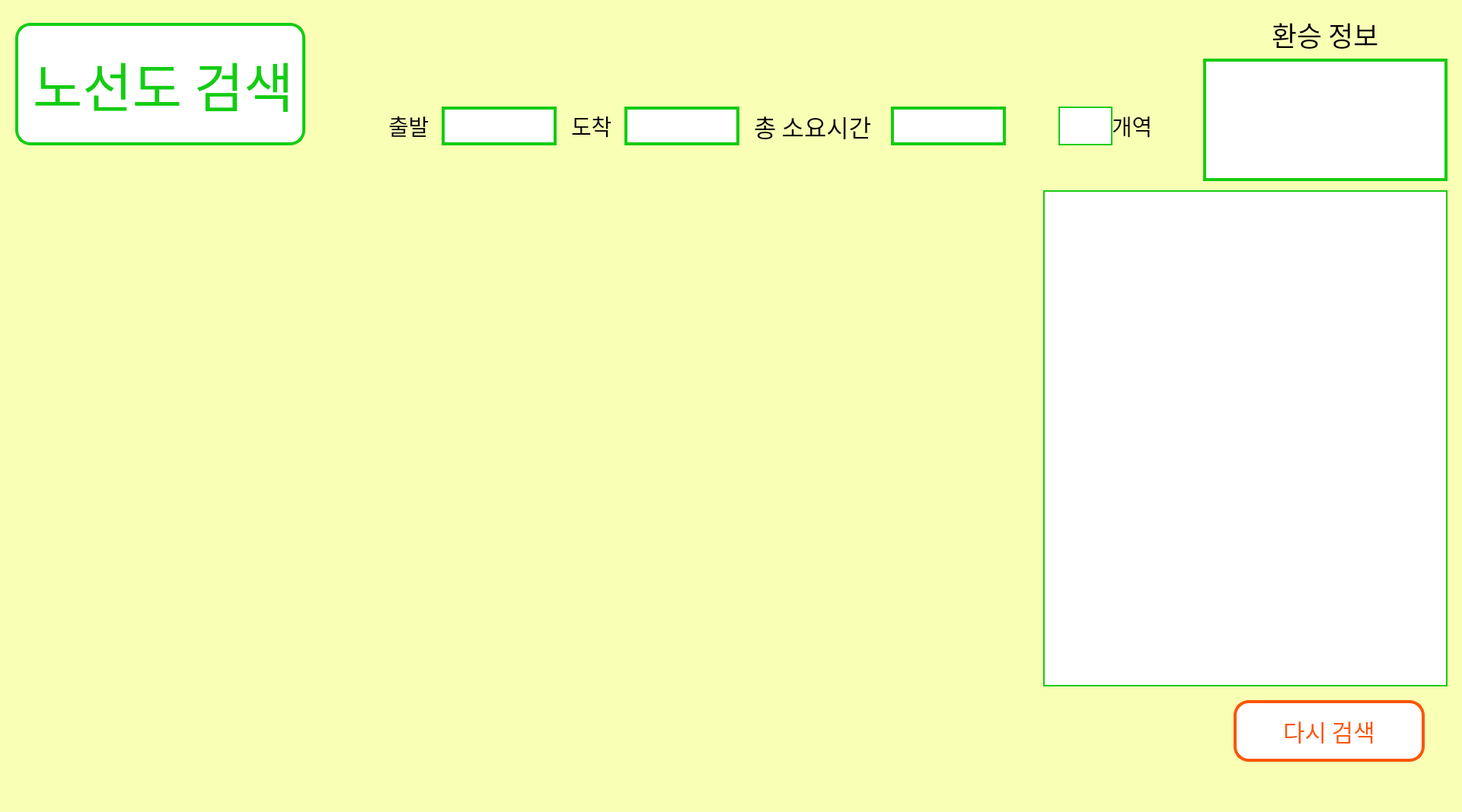
<?xml version="1.0" encoding="UTF-8"?>
<ui version="4.0">
 <class>Form</class>
 <widget class="QWidget" name="Form">
  <property name="geometry">
   <rect>
    <x>0</x>
    <y>0</y>
    <width>1920</width>
    <height>1067</height>
   </rect>
  </property>
  <property name="font">
   <font>
    <family>Arial</family>
    <pointsize>18</pointsize>
   </font>
  </property>
  <property name="windowTitle">
   <string>Form</string>
  </property>
  <property name="styleSheet">
   <string notr="true">
background-color: rgba(249, 255, 181, 250);
</string>
  </property>
  <widget class="QLabel" name="label">
   <property name="geometry">
    <rect>
     <x>20</x>
     <y>30</y>
     <width>381</width>
     <height>161</height>
    </rect>
   </property>
   <property name="font">
    <font>
     <family>오뮤 다예쁨체</family>
     <pointsize>53</pointsize>
    </font>
   </property>
   <property name="styleSheet">
    <string notr="true">color: rgb(20, 204, 20);
qproperty-alignment: 'AlignCenter';
border: 4px solid rgb(20, 204, 20);
border-radius: 20px;
background-color: white;</string>
   </property>
   <property name="text">
    <string>노선도 검색</string>
   </property>
  </widget>
  <widget class="QLabel" name="label_2">
   <property name="geometry">
    <rect>
     <x>1670</x>
     <y>20</y>
     <width>161</width>
     <height>51</height>
    </rect>
   </property>
   <property name="font">
    <font>
     <family>오뮤 다예쁨체</family>
     <pointsize>27</pointsize>
     <underline>false</underline>
    </font>
   </property>
   <property name="styleSheet">
    <string notr="true">color: rgb(0, 0, 0);

</string>
   </property>
   <property name="text">
    <string>환승 정보 </string>
   </property>
  </widget>
  <widget class="QLabel" name="label_3">
   <property name="geometry">
    <rect>
     <x>990</x>
     <y>140</y>
     <width>181</width>
     <height>51</height>
    </rect>
   </property>
   <property name="font">
    <font>
     <family>오뮤 다예쁨체</family>
     <pointsize>24</pointsize>
     <underline>false</underline>
    </font>
   </property>
   <property name="styleSheet">
    <string notr="true">
color: rgb(0, 0, 0);
qproperty-alignment: 'AlignCenter';</string>
   </property>
   <property name="text">
    <string>총 소요시간</string>
   </property>
  </widget>
  <widget class="QListWidget" name="lw_trans">
   <property name="geometry">
    <rect>
     <x>1580</x>
     <y>77</y>
     <width>321</width>
     <height>161</height>
    </rect>
   </property>
   <property name="palette">
    <palette>
     <active>
      <colorrole role="WindowText">
       <brush brushstyle="SolidPattern">
        <color alpha="255">
         <red>0</red>
         <green>0</green>
         <blue>0</blue>
        </color>
       </brush>
      </colorrole>
      <colorrole role="Button">
       <brush brushstyle="SolidPattern">
        <color alpha="255">
         <red>255</red>
         <green>255</green>
         <blue>255</blue>
        </color>
       </brush>
      </colorrole>
      <colorrole role="Text">
       <brush brushstyle="SolidPattern">
        <color alpha="255">
         <red>0</red>
         <green>0</green>
         <blue>0</blue>
        </color>
       </brush>
      </colorrole>
      <colorrole role="ButtonText">
       <brush brushstyle="SolidPattern">
        <color alpha="255">
         <red>0</red>
         <green>0</green>
         <blue>0</blue>
        </color>
       </brush>
      </colorrole>
      <colorrole role="Base">
       <brush brushstyle="SolidPattern">
        <color alpha="255">
         <red>255</red>
         <green>255</green>
         <blue>255</blue>
        </color>
       </brush>
      </colorrole>
      <colorrole role="Window">
       <brush brushstyle="SolidPattern">
        <color alpha="255">
         <red>255</red>
         <green>255</green>
         <blue>255</blue>
        </color>
       </brush>
      </colorrole>
     </active>
     <inactive>
      <colorrole role="WindowText">
       <brush brushstyle="SolidPattern">
        <color alpha="255">
         <red>0</red>
         <green>0</green>
         <blue>0</blue>
        </color>
       </brush>
      </colorrole>
      <colorrole role="Button">
       <brush brushstyle="SolidPattern">
        <color alpha="255">
         <red>255</red>
         <green>255</green>
         <blue>255</blue>
        </color>
       </brush>
      </colorrole>
      <colorrole role="Text">
       <brush brushstyle="SolidPattern">
        <color alpha="255">
         <red>0</red>
         <green>0</green>
         <blue>0</blue>
        </color>
       </brush>
      </colorrole>
      <colorrole role="ButtonText">
       <brush brushstyle="SolidPattern">
        <color alpha="255">
         <red>0</red>
         <green>0</green>
         <blue>0</blue>
        </color>
       </brush>
      </colorrole>
      <colorrole role="Base">
       <brush brushstyle="SolidPattern">
        <color alpha="255">
         <red>255</red>
         <green>255</green>
         <blue>255</blue>
        </color>
       </brush>
      </colorrole>
      <colorrole role="Window">
       <brush brushstyle="SolidPattern">
        <color alpha="255">
         <red>255</red>
         <green>255</green>
         <blue>255</blue>
        </color>
       </brush>
      </colorrole>
     </inactive>
     <disabled>
      <colorrole role="WindowText">
       <brush brushstyle="SolidPattern">
        <color alpha="255">
         <red>0</red>
         <green>0</green>
         <blue>0</blue>
        </color>
       </brush>
      </colorrole>
      <colorrole role="Button">
       <brush brushstyle="SolidPattern">
        <color alpha="255">
         <red>255</red>
         <green>255</green>
         <blue>255</blue>
        </color>
       </brush>
      </colorrole>
      <colorrole role="Text">
       <brush brushstyle="SolidPattern">
        <color alpha="255">
         <red>0</red>
         <green>0</green>
         <blue>0</blue>
        </color>
       </brush>
      </colorrole>
      <colorrole role="ButtonText">
       <brush brushstyle="SolidPattern">
        <color alpha="255">
         <red>0</red>
         <green>0</green>
         <blue>0</blue>
        </color>
       </brush>
      </colorrole>
      <colorrole role="Base">
       <brush brushstyle="SolidPattern">
        <color alpha="255">
         <red>255</red>
         <green>255</green>
         <blue>255</blue>
        </color>
       </brush>
      </colorrole>
      <colorrole role="Window">
       <brush brushstyle="SolidPattern">
        <color alpha="255">
         <red>255</red>
         <green>255</green>
         <blue>255</blue>
        </color>
       </brush>
      </colorrole>
     </disabled>
    </palette>
   </property>
   <property name="font">
    <font>
     <family>오뮤 다예쁨체</family>
     <pointsize>18</pointsize>
    </font>
   </property>
   <property name="styleSheet">
    <string notr="true">background-color: rgb(255, 255, 255);
color: rgb(0, 0, 0);
border: 4px solid rgb(20, 204, 20);
</string>
   </property>
  </widget>
  <widget class="QPushButton" name="button_re">
   <property name="geometry">
    <rect>
     <x>1620</x>
     <y>920</y>
     <width>251</width>
     <height>81</height>
    </rect>
   </property>
   <property name="font">
    <font>
     <family>오뮤 다예쁨체</family>
     <pointsize>23</pointsize>
    </font>
   </property>
   <property name="styleSheet">
    <string notr="true">color: rgb(251, 86, 7);
	background-color: white;
	border: 4px solid rgb(251, 86, 7);
	border-radius: 20px;</string>
   </property>
   <property name="text">
    <string>다시 검색</string>
   </property>
  </widget>
  <widget class="QLabel" name="label_4">
   <property name="geometry">
    <rect>
     <x>510</x>
     <y>140</y>
     <width>61</width>
     <height>51</height>
    </rect>
   </property>
   <property name="font">
    <font>
     <family>오뮤 다예쁨체</family>
     <pointsize>22</pointsize>
    </font>
   </property>
   <property name="styleSheet">
    <string notr="true">qproperty-alignment: 'AlignCenter';</string>
   </property>
   <property name="text">
    <string>출발</string>
   </property>
  </widget>
  <widget class="QLabel" name="label_5">
   <property name="geometry">
    <rect>
     <x>750</x>
     <y>140</y>
     <width>61</width>
     <height>51</height>
    </rect>
   </property>
   <property name="font">
    <font>
     <family>오뮤 다예쁨체</family>
     <pointsize>22</pointsize>
    </font>
   </property>
   <property name="styleSheet">
    <string notr="true">qproperty-alignment: 'AlignCenter';</string>
   </property>
   <property name="text">
    <string>도착</string>
   </property>
  </widget>
  <widget class="QLineEdit" name="lineEdit_2">
   <property name="geometry">
    <rect>
     <x>580</x>
     <y>140</y>
     <width>151</width>
     <height>51</height>
    </rect>
   </property>
   <property name="palette">
    <palette>
     <active>
      <colorrole role="WindowText">
       <brush brushstyle="SolidPattern">
        <color alpha="255">
         <red>0</red>
         <green>0</green>
         <blue>0</blue>
        </color>
       </brush>
      </colorrole>
      <colorrole role="Button">
       <brush brushstyle="SolidPattern">
        <color alpha="255">
         <red>255</red>
         <green>255</green>
         <blue>255</blue>
        </color>
       </brush>
      </colorrole>
      <colorrole role="Text">
       <brush brushstyle="SolidPattern">
        <color alpha="255">
         <red>0</red>
         <green>0</green>
         <blue>0</blue>
        </color>
       </brush>
      </colorrole>
      <colorrole role="ButtonText">
       <brush brushstyle="SolidPattern">
        <color alpha="255">
         <red>0</red>
         <green>0</green>
         <blue>0</blue>
        </color>
       </brush>
      </colorrole>
      <colorrole role="Base">
       <brush brushstyle="SolidPattern">
        <color alpha="255">
         <red>255</red>
         <green>255</green>
         <blue>255</blue>
        </color>
       </brush>
      </colorrole>
      <colorrole role="Window">
       <brush brushstyle="SolidPattern">
        <color alpha="255">
         <red>255</red>
         <green>255</green>
         <blue>255</blue>
        </color>
       </brush>
      </colorrole>
     </active>
     <inactive>
      <colorrole role="WindowText">
       <brush brushstyle="SolidPattern">
        <color alpha="255">
         <red>0</red>
         <green>0</green>
         <blue>0</blue>
        </color>
       </brush>
      </colorrole>
      <colorrole role="Button">
       <brush brushstyle="SolidPattern">
        <color alpha="255">
         <red>255</red>
         <green>255</green>
         <blue>255</blue>
        </color>
       </brush>
      </colorrole>
      <colorrole role="Text">
       <brush brushstyle="SolidPattern">
        <color alpha="255">
         <red>0</red>
         <green>0</green>
         <blue>0</blue>
        </color>
       </brush>
      </colorrole>
      <colorrole role="ButtonText">
       <brush brushstyle="SolidPattern">
        <color alpha="255">
         <red>0</red>
         <green>0</green>
         <blue>0</blue>
        </color>
       </brush>
      </colorrole>
      <colorrole role="Base">
       <brush brushstyle="SolidPattern">
        <color alpha="255">
         <red>255</red>
         <green>255</green>
         <blue>255</blue>
        </color>
       </brush>
      </colorrole>
      <colorrole role="Window">
       <brush brushstyle="SolidPattern">
        <color alpha="255">
         <red>255</red>
         <green>255</green>
         <blue>255</blue>
        </color>
       </brush>
      </colorrole>
     </inactive>
     <disabled>
      <colorrole role="WindowText">
       <brush brushstyle="SolidPattern">
        <color alpha="255">
         <red>0</red>
         <green>0</green>
         <blue>0</blue>
        </color>
       </brush>
      </colorrole>
      <colorrole role="Button">
       <brush brushstyle="SolidPattern">
        <color alpha="255">
         <red>255</red>
         <green>255</green>
         <blue>255</blue>
        </color>
       </brush>
      </colorrole>
      <colorrole role="Text">
       <brush brushstyle="SolidPattern">
        <color alpha="255">
         <red>0</red>
         <green>0</green>
         <blue>0</blue>
        </color>
       </brush>
      </colorrole>
      <colorrole role="ButtonText">
       <brush brushstyle="SolidPattern">
        <color alpha="255">
         <red>0</red>
         <green>0</green>
         <blue>0</blue>
        </color>
       </brush>
      </colorrole>
      <colorrole role="Base">
       <brush brushstyle="SolidPattern">
        <color alpha="255">
         <red>255</red>
         <green>255</green>
         <blue>255</blue>
        </color>
       </brush>
      </colorrole>
      <colorrole role="Window">
       <brush brushstyle="SolidPattern">
        <color alpha="255">
         <red>255</red>
         <green>255</green>
         <blue>255</blue>
        </color>
       </brush>
      </colorrole>
     </disabled>
    </palette>
   </property>
   <property name="font">
    <font>
     <family>오뮤 다예쁨체</family>
     <pointsize>18</pointsize>
    </font>
   </property>
   <property name="styleSheet">
    <string notr="true">qproperty-alignment: 'AlignCenter';
background-color: rgb(255, 255, 255);
color: rgb(0, 0, 0);
border: 4px solid rgb(20, 204, 20);</string>
   </property>
   <property name="text">
    <string/>
   </property>
  </widget>
  <widget class="QLineEdit" name="lineEdit_3">
   <property name="geometry">
    <rect>
     <x>820</x>
     <y>140</y>
     <width>151</width>
     <height>51</height>
    </rect>
   </property>
   <property name="palette">
    <palette>
     <active>
      <colorrole role="WindowText">
       <brush brushstyle="SolidPattern">
        <color alpha="255">
         <red>0</red>
         <green>0</green>
         <blue>0</blue>
        </color>
       </brush>
      </colorrole>
      <colorrole role="Button">
       <brush brushstyle="SolidPattern">
        <color alpha="255">
         <red>255</red>
         <green>255</green>
         <blue>255</blue>
        </color>
       </brush>
      </colorrole>
      <colorrole role="Text">
       <brush brushstyle="SolidPattern">
        <color alpha="255">
         <red>0</red>
         <green>0</green>
         <blue>0</blue>
        </color>
       </brush>
      </colorrole>
      <colorrole role="ButtonText">
       <brush brushstyle="SolidPattern">
        <color alpha="255">
         <red>0</red>
         <green>0</green>
         <blue>0</blue>
        </color>
       </brush>
      </colorrole>
      <colorrole role="Base">
       <brush brushstyle="SolidPattern">
        <color alpha="255">
         <red>255</red>
         <green>255</green>
         <blue>255</blue>
        </color>
       </brush>
      </colorrole>
      <colorrole role="Window">
       <brush brushstyle="SolidPattern">
        <color alpha="255">
         <red>255</red>
         <green>255</green>
         <blue>255</blue>
        </color>
       </brush>
      </colorrole>
     </active>
     <inactive>
      <colorrole role="WindowText">
       <brush brushstyle="SolidPattern">
        <color alpha="255">
         <red>0</red>
         <green>0</green>
         <blue>0</blue>
        </color>
       </brush>
      </colorrole>
      <colorrole role="Button">
       <brush brushstyle="SolidPattern">
        <color alpha="255">
         <red>255</red>
         <green>255</green>
         <blue>255</blue>
        </color>
       </brush>
      </colorrole>
      <colorrole role="Text">
       <brush brushstyle="SolidPattern">
        <color alpha="255">
         <red>0</red>
         <green>0</green>
         <blue>0</blue>
        </color>
       </brush>
      </colorrole>
      <colorrole role="ButtonText">
       <brush brushstyle="SolidPattern">
        <color alpha="255">
         <red>0</red>
         <green>0</green>
         <blue>0</blue>
        </color>
       </brush>
      </colorrole>
      <colorrole role="Base">
       <brush brushstyle="SolidPattern">
        <color alpha="255">
         <red>255</red>
         <green>255</green>
         <blue>255</blue>
        </color>
       </brush>
      </colorrole>
      <colorrole role="Window">
       <brush brushstyle="SolidPattern">
        <color alpha="255">
         <red>255</red>
         <green>255</green>
         <blue>255</blue>
        </color>
       </brush>
      </colorrole>
     </inactive>
     <disabled>
      <colorrole role="WindowText">
       <brush brushstyle="SolidPattern">
        <color alpha="255">
         <red>0</red>
         <green>0</green>
         <blue>0</blue>
        </color>
       </brush>
      </colorrole>
      <colorrole role="Button">
       <brush brushstyle="SolidPattern">
        <color alpha="255">
         <red>255</red>
         <green>255</green>
         <blue>255</blue>
        </color>
       </brush>
      </colorrole>
      <colorrole role="Text">
       <brush brushstyle="SolidPattern">
        <color alpha="255">
         <red>0</red>
         <green>0</green>
         <blue>0</blue>
        </color>
       </brush>
      </colorrole>
      <colorrole role="ButtonText">
       <brush brushstyle="SolidPattern">
        <color alpha="255">
         <red>0</red>
         <green>0</green>
         <blue>0</blue>
        </color>
       </brush>
      </colorrole>
      <colorrole role="Base">
       <brush brushstyle="SolidPattern">
        <color alpha="255">
         <red>255</red>
         <green>255</green>
         <blue>255</blue>
        </color>
       </brush>
      </colorrole>
      <colorrole role="Window">
       <brush brushstyle="SolidPattern">
        <color alpha="255">
         <red>255</red>
         <green>255</green>
         <blue>255</blue>
        </color>
       </brush>
      </colorrole>
     </disabled>
    </palette>
   </property>
   <property name="font">
    <font>
     <family>오뮤 다예쁨체</family>
     <pointsize>18</pointsize>
    </font>
   </property>
   <property name="styleSheet">
    <string notr="true">qproperty-alignment: 'AlignCenter';
background-color: rgb(255, 255, 255);
color: rgb(0, 0, 0);
border: 4px solid rgb(20, 204, 20);
</string>
   </property>
   <property name="text">
    <string/>
   </property>
  </widget>
  <widget class="QLabel" name="label_9">
   <property name="geometry">
    <rect>
     <x>1460</x>
     <y>140</y>
     <width>64</width>
     <height>51</height>
    </rect>
   </property>
   <property name="font">
    <font>
     <family>오뮤 다예쁨체</family>
     <pointsize>22</pointsize>
    </font>
   </property>
   <property name="styleSheet">
    <string notr="true">qproperty-alignment: 'AlignCenter';</string>
   </property>
   <property name="text">
    <string>개역</string>
   </property>
  </widget>
  <widget class="QLineEdit" name="lineEdit_4">
   <property name="geometry">
    <rect>
     <x>1390</x>
     <y>140</y>
     <width>71</width>
     <height>51</height>
    </rect>
   </property>
   <property name="palette">
    <palette>
     <active>
      <colorrole role="WindowText">
       <brush brushstyle="SolidPattern">
        <color alpha="255">
         <red>0</red>
         <green>0</green>
         <blue>0</blue>
        </color>
       </brush>
      </colorrole>
      <colorrole role="Button">
       <brush brushstyle="SolidPattern">
        <color alpha="255">
         <red>255</red>
         <green>255</green>
         <blue>255</blue>
        </color>
       </brush>
      </colorrole>
      <colorrole role="Text">
       <brush brushstyle="SolidPattern">
        <color alpha="255">
         <red>0</red>
         <green>0</green>
         <blue>0</blue>
        </color>
       </brush>
      </colorrole>
      <colorrole role="ButtonText">
       <brush brushstyle="SolidPattern">
        <color alpha="255">
         <red>0</red>
         <green>0</green>
         <blue>0</blue>
        </color>
       </brush>
      </colorrole>
      <colorrole role="Base">
       <brush brushstyle="SolidPattern">
        <color alpha="255">
         <red>255</red>
         <green>255</green>
         <blue>255</blue>
        </color>
       </brush>
      </colorrole>
      <colorrole role="Window">
       <brush brushstyle="SolidPattern">
        <color alpha="255">
         <red>255</red>
         <green>255</green>
         <blue>255</blue>
        </color>
       </brush>
      </colorrole>
     </active>
     <inactive>
      <colorrole role="WindowText">
       <brush brushstyle="SolidPattern">
        <color alpha="255">
         <red>0</red>
         <green>0</green>
         <blue>0</blue>
        </color>
       </brush>
      </colorrole>
      <colorrole role="Button">
       <brush brushstyle="SolidPattern">
        <color alpha="255">
         <red>255</red>
         <green>255</green>
         <blue>255</blue>
        </color>
       </brush>
      </colorrole>
      <colorrole role="Text">
       <brush brushstyle="SolidPattern">
        <color alpha="255">
         <red>0</red>
         <green>0</green>
         <blue>0</blue>
        </color>
       </brush>
      </colorrole>
      <colorrole role="ButtonText">
       <brush brushstyle="SolidPattern">
        <color alpha="255">
         <red>0</red>
         <green>0</green>
         <blue>0</blue>
        </color>
       </brush>
      </colorrole>
      <colorrole role="Base">
       <brush brushstyle="SolidPattern">
        <color alpha="255">
         <red>255</red>
         <green>255</green>
         <blue>255</blue>
        </color>
       </brush>
      </colorrole>
      <colorrole role="Window">
       <brush brushstyle="SolidPattern">
        <color alpha="255">
         <red>255</red>
         <green>255</green>
         <blue>255</blue>
        </color>
       </brush>
      </colorrole>
     </inactive>
     <disabled>
      <colorrole role="WindowText">
       <brush brushstyle="SolidPattern">
        <color alpha="255">
         <red>0</red>
         <green>0</green>
         <blue>0</blue>
        </color>
       </brush>
      </colorrole>
      <colorrole role="Button">
       <brush brushstyle="SolidPattern">
        <color alpha="255">
         <red>255</red>
         <green>255</green>
         <blue>255</blue>
        </color>
       </brush>
      </colorrole>
      <colorrole role="Text">
       <brush brushstyle="SolidPattern">
        <color alpha="255">
         <red>0</red>
         <green>0</green>
         <blue>0</blue>
        </color>
       </brush>
      </colorrole>
      <colorrole role="ButtonText">
       <brush brushstyle="SolidPattern">
        <color alpha="255">
         <red>0</red>
         <green>0</green>
         <blue>0</blue>
        </color>
       </brush>
      </colorrole>
      <colorrole role="Base">
       <brush brushstyle="SolidPattern">
        <color alpha="255">
         <red>255</red>
         <green>255</green>
         <blue>255</blue>
        </color>
       </brush>
      </colorrole>
      <colorrole role="Window">
       <brush brushstyle="SolidPattern">
        <color alpha="255">
         <red>255</red>
         <green>255</green>
         <blue>255</blue>
        </color>
       </brush>
      </colorrole>
     </disabled>
    </palette>
   </property>
   <property name="font">
    <font>
     <family>오뮤 다예쁨체</family>
     <pointsize>20</pointsize>
    </font>
   </property>
   <property name="styleSheet">
    <string notr="true">qproperty-alignment: 'AlignCenter';
background-color: rgb(255, 255, 255);
color: rgb(0, 0, 0);
border: 2px solid rgb(20, 204, 20);</string>
   </property>
   <property name="text">
    <string/>
   </property>
  </widget>
  <widget class="QTableWidget" name="table">
   <property name="geometry">
    <rect>
     <x>1370</x>
     <y>250</y>
     <width>531</width>
     <height>652</height>
    </rect>
   </property>
   <property name="palette">
    <palette>
     <active>
      <colorrole role="WindowText">
       <brush brushstyle="SolidPattern">
        <color alpha="255">
         <red>0</red>
         <green>0</green>
         <blue>0</blue>
        </color>
       </brush>
      </colorrole>
      <colorrole role="Button">
       <brush brushstyle="SolidPattern">
        <color alpha="255">
         <red>255</red>
         <green>255</green>
         <blue>255</blue>
        </color>
       </brush>
      </colorrole>
      <colorrole role="Text">
       <brush brushstyle="SolidPattern">
        <color alpha="255">
         <red>0</red>
         <green>0</green>
         <blue>0</blue>
        </color>
       </brush>
      </colorrole>
      <colorrole role="ButtonText">
       <brush brushstyle="SolidPattern">
        <color alpha="255">
         <red>0</red>
         <green>0</green>
         <blue>0</blue>
        </color>
       </brush>
      </colorrole>
      <colorrole role="Base">
       <brush brushstyle="SolidPattern">
        <color alpha="255">
         <red>255</red>
         <green>255</green>
         <blue>255</blue>
        </color>
       </brush>
      </colorrole>
      <colorrole role="Window">
       <brush brushstyle="SolidPattern">
        <color alpha="255">
         <red>255</red>
         <green>255</green>
         <blue>255</blue>
        </color>
       </brush>
      </colorrole>
     </active>
     <inactive>
      <colorrole role="WindowText">
       <brush brushstyle="SolidPattern">
        <color alpha="255">
         <red>0</red>
         <green>0</green>
         <blue>0</blue>
        </color>
       </brush>
      </colorrole>
      <colorrole role="Button">
       <brush brushstyle="SolidPattern">
        <color alpha="255">
         <red>255</red>
         <green>255</green>
         <blue>255</blue>
        </color>
       </brush>
      </colorrole>
      <colorrole role="Text">
       <brush brushstyle="SolidPattern">
        <color alpha="255">
         <red>0</red>
         <green>0</green>
         <blue>0</blue>
        </color>
       </brush>
      </colorrole>
      <colorrole role="ButtonText">
       <brush brushstyle="SolidPattern">
        <color alpha="255">
         <red>0</red>
         <green>0</green>
         <blue>0</blue>
        </color>
       </brush>
      </colorrole>
      <colorrole role="Base">
       <brush brushstyle="SolidPattern">
        <color alpha="255">
         <red>255</red>
         <green>255</green>
         <blue>255</blue>
        </color>
       </brush>
      </colorrole>
      <colorrole role="Window">
       <brush brushstyle="SolidPattern">
        <color alpha="255">
         <red>255</red>
         <green>255</green>
         <blue>255</blue>
        </color>
       </brush>
      </colorrole>
     </inactive>
     <disabled>
      <colorrole role="WindowText">
       <brush brushstyle="SolidPattern">
        <color alpha="255">
         <red>0</red>
         <green>0</green>
         <blue>0</blue>
        </color>
       </brush>
      </colorrole>
      <colorrole role="Button">
       <brush brushstyle="SolidPattern">
        <color alpha="255">
         <red>255</red>
         <green>255</green>
         <blue>255</blue>
        </color>
       </brush>
      </colorrole>
      <colorrole role="Text">
       <brush brushstyle="SolidPattern">
        <color alpha="255">
         <red>0</red>
         <green>0</green>
         <blue>0</blue>
        </color>
       </brush>
      </colorrole>
      <colorrole role="ButtonText">
       <brush brushstyle="SolidPattern">
        <color alpha="255">
         <red>0</red>
         <green>0</green>
         <blue>0</blue>
        </color>
       </brush>
      </colorrole>
      <colorrole role="Base">
       <brush brushstyle="SolidPattern">
        <color alpha="255">
         <red>255</red>
         <green>255</green>
         <blue>255</blue>
        </color>
       </brush>
      </colorrole>
      <colorrole role="Window">
       <brush brushstyle="SolidPattern">
        <color alpha="255">
         <red>255</red>
         <green>255</green>
         <blue>255</blue>
        </color>
       </brush>
      </colorrole>
     </disabled>
    </palette>
   </property>
   <property name="font">
    <font>
     <family>오뮤 다예쁨체</family>
     <pointsize>25</pointsize>
    </font>
   </property>
   <property name="styleSheet">
    <string notr="true">background-color: rgb(255, 255, 255);
color: rgb(0, 0, 0);
border: 2px solid rgb(20, 204, 20);</string>
   </property>
  </widget>
  <widget class="QLabel" name="label_6">
   <property name="geometry">
    <rect>
     <x>20</x>
     <y>230</y>
     <width>1301</width>
     <height>821</height>
    </rect>
   </property>
   <property name="text">
    <string/>
   </property>
  </widget>
  <widget class="QLineEdit" name="lineEdit">
   <property name="geometry">
    <rect>
     <x>1170</x>
     <y>140</y>
     <width>151</width>
     <height>51</height>
    </rect>
   </property>
   <property name="palette">
    <palette>
     <active>
      <colorrole role="WindowText">
       <brush brushstyle="SolidPattern">
        <color alpha="255">
         <red>0</red>
         <green>0</green>
         <blue>0</blue>
        </color>
       </brush>
      </colorrole>
      <colorrole role="Button">
       <brush brushstyle="SolidPattern">
        <color alpha="255">
         <red>255</red>
         <green>255</green>
         <blue>255</blue>
        </color>
       </brush>
      </colorrole>
      <colorrole role="Text">
       <brush brushstyle="SolidPattern">
        <color alpha="255">
         <red>0</red>
         <green>0</green>
         <blue>0</blue>
        </color>
       </brush>
      </colorrole>
      <colorrole role="ButtonText">
       <brush brushstyle="SolidPattern">
        <color alpha="255">
         <red>0</red>
         <green>0</green>
         <blue>0</blue>
        </color>
       </brush>
      </colorrole>
      <colorrole role="Base">
       <brush brushstyle="SolidPattern">
        <color alpha="255">
         <red>255</red>
         <green>255</green>
         <blue>255</blue>
        </color>
       </brush>
      </colorrole>
      <colorrole role="Window">
       <brush brushstyle="SolidPattern">
        <color alpha="255">
         <red>255</red>
         <green>255</green>
         <blue>255</blue>
        </color>
       </brush>
      </colorrole>
     </active>
     <inactive>
      <colorrole role="WindowText">
       <brush brushstyle="SolidPattern">
        <color alpha="255">
         <red>0</red>
         <green>0</green>
         <blue>0</blue>
        </color>
       </brush>
      </colorrole>
      <colorrole role="Button">
       <brush brushstyle="SolidPattern">
        <color alpha="255">
         <red>255</red>
         <green>255</green>
         <blue>255</blue>
        </color>
       </brush>
      </colorrole>
      <colorrole role="Text">
       <brush brushstyle="SolidPattern">
        <color alpha="255">
         <red>0</red>
         <green>0</green>
         <blue>0</blue>
        </color>
       </brush>
      </colorrole>
      <colorrole role="ButtonText">
       <brush brushstyle="SolidPattern">
        <color alpha="255">
         <red>0</red>
         <green>0</green>
         <blue>0</blue>
        </color>
       </brush>
      </colorrole>
      <colorrole role="Base">
       <brush brushstyle="SolidPattern">
        <color alpha="255">
         <red>255</red>
         <green>255</green>
         <blue>255</blue>
        </color>
       </brush>
      </colorrole>
      <colorrole role="Window">
       <brush brushstyle="SolidPattern">
        <color alpha="255">
         <red>255</red>
         <green>255</green>
         <blue>255</blue>
        </color>
       </brush>
      </colorrole>
     </inactive>
     <disabled>
      <colorrole role="WindowText">
       <brush brushstyle="SolidPattern">
        <color alpha="255">
         <red>0</red>
         <green>0</green>
         <blue>0</blue>
        </color>
       </brush>
      </colorrole>
      <colorrole role="Button">
       <brush brushstyle="SolidPattern">
        <color alpha="255">
         <red>255</red>
         <green>255</green>
         <blue>255</blue>
        </color>
       </brush>
      </colorrole>
      <colorrole role="Text">
       <brush brushstyle="SolidPattern">
        <color alpha="255">
         <red>0</red>
         <green>0</green>
         <blue>0</blue>
        </color>
       </brush>
      </colorrole>
      <colorrole role="ButtonText">
       <brush brushstyle="SolidPattern">
        <color alpha="255">
         <red>0</red>
         <green>0</green>
         <blue>0</blue>
        </color>
       </brush>
      </colorrole>
      <colorrole role="Base">
       <brush brushstyle="SolidPattern">
        <color alpha="255">
         <red>255</red>
         <green>255</green>
         <blue>255</blue>
        </color>
       </brush>
      </colorrole>
      <colorrole role="Window">
       <brush brushstyle="SolidPattern">
        <color alpha="255">
         <red>255</red>
         <green>255</green>
         <blue>255</blue>
        </color>
       </brush>
      </colorrole>
     </disabled>
    </palette>
   </property>
   <property name="font">
    <font>
     <family>오뮤 다예쁨체</family>
     <pointsize>20</pointsize>
    </font>
   </property>
   <property name="styleSheet">
    <string notr="true">qproperty-alignment: 'AlignCenter';
background-color: rgb(255, 255, 255);
color: rgb(0, 0, 0);
border: 4px solid rgb(20, 204, 20);
</string>
   </property>
   <property name="text">
    <string/>
   </property>
  </widget>
 </widget>
 <resources/>
 <connections/>
</ui>
